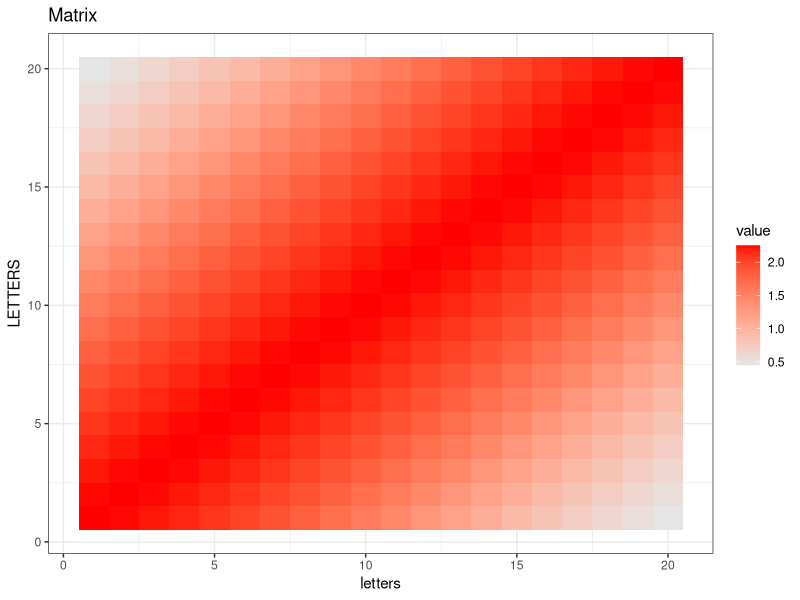

The R script that drew this image: (Note: this script raises an error after producing the figure.)
## ---- chunk 1
library(reshape2)
library(ggplot2)
library(matrixcalc)
## ---- chunk 2
gaussian_exp_quad_cov = function(x1, x2, alpha, rho){
  return(alpha^2 * exp(-(x1 - x2)^2 / rho^2))
} 
## ---- chunk 3
results = c()
for(j in 1:20){
  for(i in 1:20){
    results = append(gaussian_exp_quad_cov(i, j, 1.5, 15), results)
  }
}
covariance_matrix = matrix(results, nrow = 20, ncol = 20)

longData<-melt(covariance_matrix)
longData<-longData[longData$value!=0,]

ggplot(longData, aes(x = Var2, y = Var1)) + 
  geom_raster(aes(fill=value)) + 
  scale_fill_gradient(low="grey90", high="red") +
  labs(x="letters", y="LETTERS", title="Matrix") +
  theme_bw()
## ---- chunk 4
gp_fit$cmdstan_diagnose()
